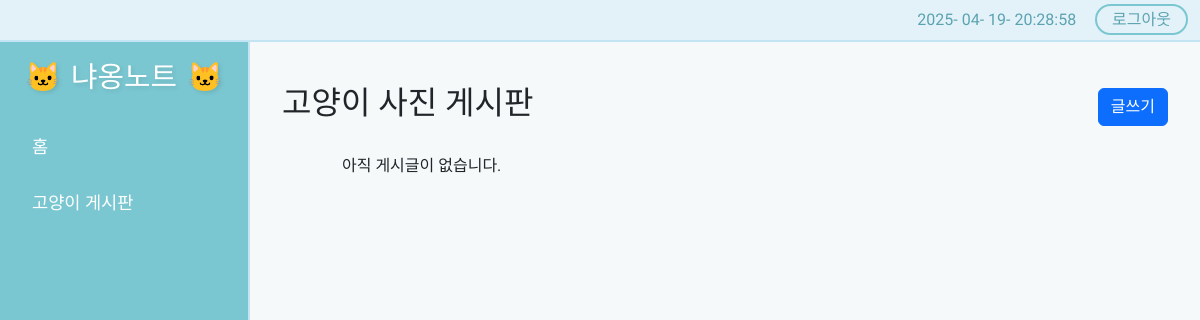
The app's page /board/ (signed in), older data.
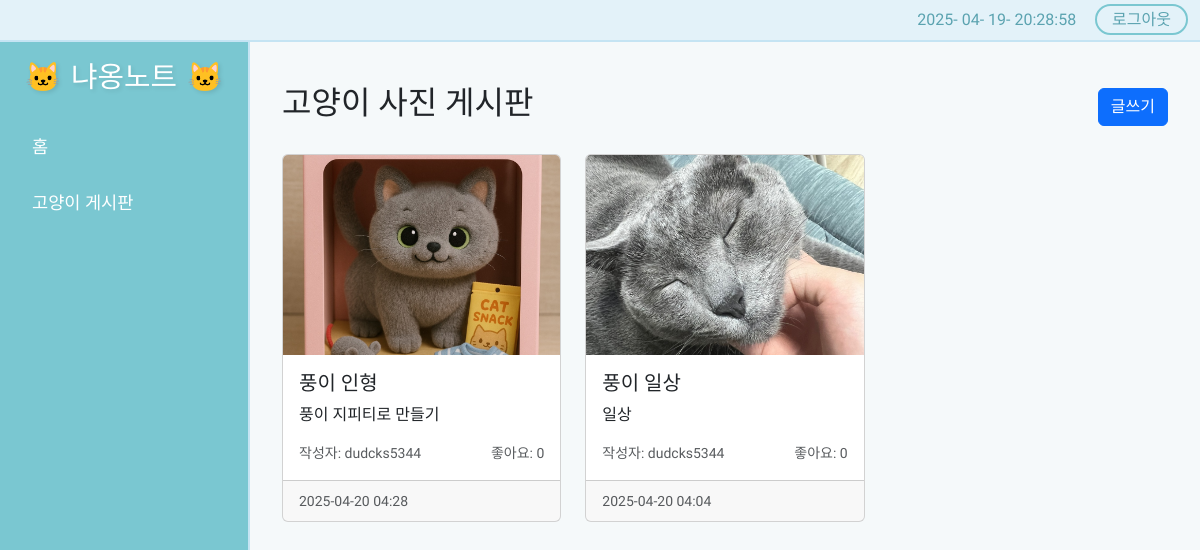
The same page, newer data.
### board_app/models.py (models this page shows, shortened)
class Post(models.Model):
    title = models.CharField(max_length=200, verbose_name='제목')
    content = models.TextField(verbose_name='내용')
    author = models.ForeignKey(User, on_delete=models.CASCADE, related_name='posts', verbose_name='작성자')
    pet = models.ForeignKey(Pet, on_delete=models.CASCADE, related_name='posts', verbose_name='반려동물')
    image = models.ImageField(upload_to='post_images/', verbose_name='이미지')
    created_at = models.DateTimeField(auto_now_add=True, verbose_name='작성일')
    updated_at = models.DateTimeField(auto_now=True, verbose_name='수정일')
    likes = models.ManyToManyField(User, related_name='liked_posts', blank=True, verbose_name='좋아요')
    class Meta:
        ordering = ['-created_at']
        verbose_name = '게시글'
        verbose_name_plural = '게시글들'

### board_app/views.py (the view)
# urls.py: path('', views.post_list, name='list'),
@login_required
def post_list(request):
    posts = Post.objects.all()
    return render(request, 'board_app/post_list.html', {'posts': posts})

### templates/board_app/post_list.html (shortened to what this page needs)
{% extends 'base.html' %}
{% block content %}
<div class="container mt-4">
    <div class="d-flex justify-content-between align-items-center mb-4">
        <h2>고양이 사진 게시판</h2>
        <a href="{% url 'board_app:create' %}" class="btn btn-primary">글쓰기</a>
    </div>
    <div class="row row-cols-1 row-cols-md-3 g-4">
        {% for post in posts %}
        <div class="col">
            <div class="card h-100">
                {% if post.image %}
                <img src="{{ post.image.url }}" class="card-img-top" alt="{{ post.title }}" style="height: 200px; object-fit: cover;">
                {% endif %}
                <div class="card-body">
                    <h5 class="card-title">{{ post.title }}</h5>
                    <p class="card-text text-truncate">{{ post.content }}</p>
                    <div class="d-flex justify-content-between align-items-center">
                        <small class="text-muted">작성자: {{ post.author.username }}</small>
                        <small class="text-muted">좋아요: {{ post.likes.count }}</small>
                    </div>
                </div>
                <div class="card-footer">
                    <small class="text-muted">{{ post.created_at|date:"Y-m-d H:i" }}</small>
                </div>
            </div>
        </div>
        {% empty %}
        <div class="col-12 text-center">
            <p>아직 게시글이 없습니다.</p>
        </div>
        {% endfor %}
    </div>
</div>
{% endblock %}

### templates/base.html (shortened to what this page needs)
<!DOCTYPE html>
<html lang="ko">
<head>
    <link href="https://cdn.jsdelivr.net/npm/bootstrap@5.3.0/dist/css/bootstrap.min.css" rel="stylesheet">
</head>
<body>
    <div class="top-bar fixed-top">
        <div class="container-fluid">
            <div class="d-flex justify-content-end align-items-center">
                {% if user.is_authenticated %}
                <div class="top-bar-text">
                    <span id="current-date"></span>
                    <span id="current-time"></span>
                    <a href="{% url 'logout' %}" class="logout-btn">로그아웃</a>
                </div>
                {% endif %}
            </div>
        </div>
    </div>
    <div class="sidebar">
        <div class="container">
            <h3 class="mb-4">냐옹노트</h3>
            <ul class="nav flex-column">
                <li class="nav-item">
                    <a class="nav-link" href="{% url 'index' %}">홈</a>
                </li>
                <li class="nav-item">
                    <a class="nav-link" href="{% url 'board_app:list' %}">고양이 게시판</a>
                </li>
            </ul>
        </div>
    </div>
    <div class="main-content">
        {% block content %}
        {% endblock %}
    </div>
</body>
</html>

### templates/base.html (style rules this page uses)
body { font-family: 'Jua', sans-serif; background-color: #f5f9fa; }
.top-bar { background-color: #e3f2f9; padding: 8px 0; border-bottom: 2px solid #c5e4f3; }
.sidebar { position: fixed; top: 40px; left: 0; bottom: 0; width: 250px; background-color: #7ac7d1; padding-top: 20px; color: white; border-right: 2px solid #c5e4f3; }
.main-content { margin-left: 250px; margin-top: 40px; padding: 20px; }
.nav-link { color: #fff; font-size: 1.1em; transition: all 0.3s ease; padding: 10px 20px; border-radius: 20px; margin: 5px 0; }
.top-bar-text { color: #5ba3b0; }
.logout-btn { color: #5ba3b0; text-decoration: none; margin-left: 15px; padding: 4px 15px; border: 2px solid #7ac7d1; border-radius: 20px; transition: all 0.3s ease; }
.sidebar h3 { text-align: center; color: #fff; margin-bottom: 30px; text-shadow: 2px 2px 4px rgba(0,0,0,0.1); font-size: 1.8em; }
.sidebar h3::before, .sidebar h3::after { content: '🐱'; margin: 0 10px; }

Row changes from the older to the newer data that the page shows:
added Post: image (picture), title "풍이 인형", content "풍이 지피티로 만들기", author.username "dudcks5344", likes.count "0", created_at "2025-04-20 04:28"
added Post: image (picture), title "풍이 일상", content "일상", author.username "dudcks5344", likes.count "0", created_at "2025-04-20 04:04"
Text that changed along with them:
text no longer shown: "아직 게시글이 없습니다."
